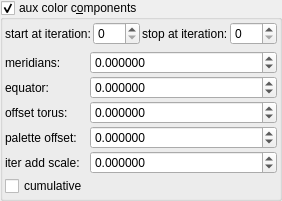
    <widget class="MyGroupBox" name="groupCheck_fold_color_aux_color_enabled">
     <property name="title">
      <string>aux color c&amp;omponents</string>
     </property>
     <property name="checkable">
      <bool>true</bool>
     </property>
     <layout class="QVBoxLayout" name="verticalLayout_11">
      <property name="leftMargin">
       <number>2</number>
      </property>
      <property name="topMargin">
       <number>2</number>
      </property>
      <property name="rightMargin">
       <number>2</number>
      </property>
      <property name="bottomMargin">
       <number>2</number>
      </property>
      <item>
       <layout class="QGridLayout" name="gridLayout_21" columnstretch="0,0,0,0">
        <property name="spacing">
         <number>2</number>
        </property>
        <item row="0" column="3">
         <widget class="MySpinBox" name="spinboxInt_fold_color_stop_iterations_A">
          <property name="sizePolicy">
           <sizepolicy hsizetype="Minimum" vsizetype="Maximum">
            <horstretch>0</horstretch>
            <verstretch>0</verstretch>
           </sizepolicy>
          </property>
          <property name="maximum">
           <number>999</number>
          </property>
         </widget>
        </item>
        <item row="0" column="0">
         <widget class="QLabel" name="label_276">
          <property name="text">
           <string>start at iteration:</string>
          </property>
         </widget>
        </item>
        <item row="0" column="2">
         <widget class="QLabel" name="label_275">
          <property name="text">
           <string>stop at iteration:</string>
          </property>
         </widget>
        </item>
        <item row="0" column="1">
         <widget class="MySpinBox" name="spinboxInt_fold_color_start_iterations_A">
          <property name="sizePolicy">
           <sizepolicy hsizetype="Minimum" vsizetype="Maximum">
            <horstretch>0</horstretch>
            <verstretch>0</verstretch>
           </sizepolicy>
          </property>
          <property name="maximum">
           <number>999</number>
          </property>
         </widget>
        </item>
       </layout>
      </item>
      <item>
       <layout class="QGridLayout" name="gridLayout_22" columnstretch="0,1">
        <property name="spacing">
         <number>2</number>
        </property>
        <item row="1" column="1">
         <widget class="MyDoubleSpinBox" name="spinbox4_fold_color_difs_0000_y">
          <property name="sizePolicy">
           <sizepolicy hsizetype="Minimum" vsizetype="Maximum">
            <horstretch>0</horstretch>
            <verstretch>0</verstretch>
           </sizepolicy>
          </property>
          <property name="prefix">
           <string/>
          </property>
          <property name="suffix">
           <string/>
          </property>
          <property name="decimals">
           <number>6</number>
          </property>
          <property name="minimum">
           <double>-100.000000000000000</double>
          </property>
          <property name="maximum">
           <double>100.000000000000000</double>
          </property>
          <property name="singleStep">
           <double>0.100000000000000</double>
          </property>
         </widget>
        </item>
        <item row="1" column="0">
         <widget class="QLabel" name="label_59">
          <property name="text">
           <string>equator:</string>
          </property>
         </widget>
        </item>
        <item row="3" column="1">
         <widget class="MyDoubleSpinBox" name="spinbox4_fold_color_difs_0000_w">
          <property name="sizePolicy">
           <sizepolicy hsizetype="Minimum" vsizetype="Maximum">
            <horstretch>0</horstretch>
            <verstretch>0</verstretch>
           </sizepolicy>
          </property>
          <property name="prefix">
           <string/>
          </property>
          <property name="suffix">
           <string/>
          </property>
          <property name="decimals">
           <number>6</number>
          </property>
          <property name="minimum">
           <double>-100.000000000000000</double>
          </property>
          <property name="maximum">
           <double>100.000000000000000</double>
          </property>
          <property name="singleStep">
           <double>0.100000000000000</double>
          </property>
         </widget>
        </item>
        <item row="3" column="0">
         <widget class="QLabel" name="label_61">
          <property name="text">
           <string>palette offset:</string>
          </property>
         </widget>
        </item>
        <item row="2" column="1">
         <widget class="MyDoubleSpinBox" name="spinbox4_fold_color_difs_0000_z">
          <property name="sizePolicy">
           <sizepolicy hsizetype="Minimum" vsizetype="Maximum">
            <horstretch>0</horstretch>
            <verstretch>0</verstretch>
           </sizepolicy>
          </property>
          <property name="prefix">
           <string/>
          </property>
          <property name="suffix">
           <string/>
          </property>
          <property name="decimals">
           <number>6</number>
          </property>
          <property name="minimum">
           <double>-100.000000000000000</double>
          </property>
          <property name="maximum">
           <double>100.000000000000000</double>
          </property>
          <property name="singleStep">
           <double>0.100000000000000</double>
          </property>
         </widget>
        </item>
        <item row="0" column="0">
         <widget class="QLabel" name="label_271">
          <property name="text">
           <string>meridians:</string>
          </property>
         </widget>
        </item>
        <item row="5" column="0">
         <widget class="MyCheckBox" name="checkBox_fold_color_aux_color_enabled_false">
          <property name="enabled">
           <bool>true</bool>
          </property>
          <property name="font">
           <font>
            <weight>50</weight>
            <bold>false</bold>
           </font>
          </property>
          <property name="text">
           <string>cumulative</string>
          </property>
         </widget>
        </item>
        <item row="0" column="1">
         <widget class="MyDoubleSpinBox" name="spinbox4_fold_color_difs_0000_x">
          <property name="sizePolicy">
           <sizepolicy hsizetype="Minimum" vsizetype="Maximum">
            <horstretch>0</horstretch>
            <verstretch>0</verstretch>
           </sizepolicy>
          </property>
          <property name="prefix">
           <string/>
          </property>
          <property name="suffix">
           <string/>
          </property>
          <property name="decimals">
           <number>6</number>
          </property>
          <property name="minimum">
           <double>-100.000000000000000</double>
          </property>
          <property name="maximum">
           <double>100.000000000000000</double>
          </property>
          <property name="singleStep">
           <double>0.100000000000000</double>
          </property>
         </widget>
        </item>
        <item row="2" column="0">
         <widget class="QLabel" name="label_60">
          <property name="text">
           <string>offset torus:</string>
          </property>
         </widget>
        </item>
        <item row="4" column="0">
         <widget class="QLabel" name="label_62">
          <property name="text">
           <string>iter add scale:</string>
          </property>
         </widget>
        </item>
        <item row="4" column="1">
         <widget class="MyDoubleSpinBox" name="spinbox_fold_color_difs0">
          <property name="sizePolicy">
           <sizepolicy hsizetype="Minimum" vsizetype="Maximum">
            <horstretch>0</horstretch>
            <verstretch>0</verstretch>
           </sizepolicy>
          </property>
          <property name="prefix">
           <string/>
          </property>
          <property name="suffix">
           <string/>
          </property>
          <property name="decimals">
           <number>6</number>
          </property>
          <property name="minimum">
           <double>-100.000000000000000</double>
          </property>
          <property name="maximum">
           <double>100.000000000000000</double>
          </property>
          <property name="singleStep">
           <double>0.100000000000000</double>
          </property>
         </widget>
        </item>
       </layout>
      </item>
     </layout>
    </widget>
